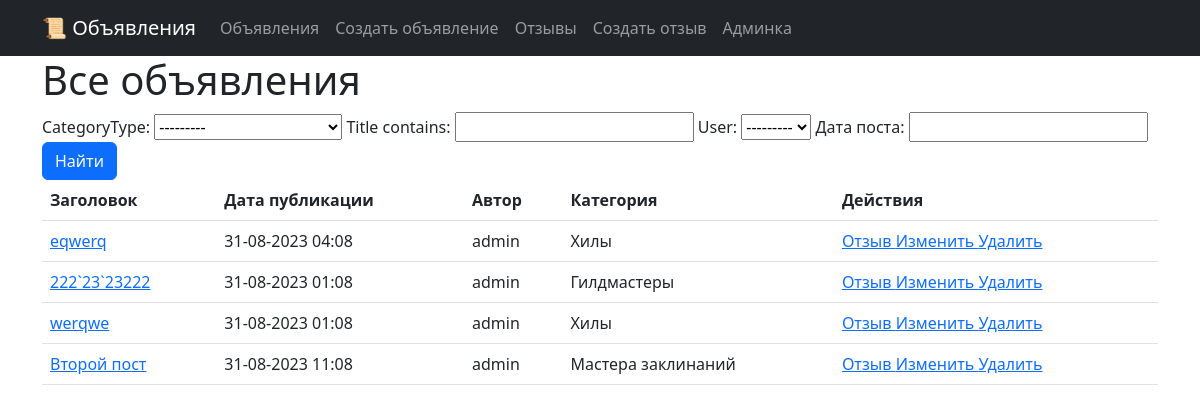
The page / on the database its author committed.
### boardapp/models.py (models this page shows, shortened)
class Post(models.Model):
    user = models.ForeignKey(User, on_delete=models.CASCADE, related_name='user_posts')
    title = models.CharField(max_length=128)
    content = models.TextField()
    dateCreation = models.DateTimeField(auto_now_add=True)
    TANK = 'TK'
    HEAL = 'HL'
    DD = 'DD'
    MERCHANT = 'MC'
    GUILDMASTER = 'GM'
    QUESTGIVER = 'QG'
    BLACKSMITH = 'BS'
    LEATHERWORKER = 'LW'
    POTIONSMASTER = 'PM'
    SPELLMASTER = 'SM'
    CATEGORY_CHOICES = (
        (TANK, 'Танки'),
        (HEAL, 'Хилы'),
        (DD, 'ДД'),
        (MERCHANT, 'Торговцы'),
        (GUILDMASTER, 'Гилдмастеры'),
        (QUESTGIVER, 'Квестгиверы'),
        (BLACKSMITH, 'Кузнецы'),
        (LEATHERWORKER, 'Кожевники'),
        (POTIONSMASTER, 'Зельевары'),
        (SPELLMASTER, 'Мастера заклинаний'),
    )
    categoryType = models.CharField(max_length=2, choices=CATEGORY_CHOICES)

### boardapp/views.py (the view)
# urls.py: path('', PostList.as_view(), name='posts_start'),
class PostList(ListView):
    model = Post
    template_name='boardapp/postlist.html'
    context_object_name='posts'
    ordering = ['-dateCreation'] # сортировка с помощью дженерика
    paginate_by = 10
    def get_context_data(self, **kwargs): # забираем отфильтрованные объекты переопределяя метод get_context_data у наследуемого класса (привет, полиморфизм, мы скучали!!!)
        context = super().get_context_data(**kwargs)
        context['filter'] = PostFilter(self.request.GET, queryset=self.get_queryset()) # вписываем наш фильтр в контекст
        return context

### boardapp/templates/boardapp/postlist.html (shortened to what this page needs)
{% extends 'layout/default.html' %}
{% block content %}
    <h1>Все объявления</h1>
    <form method="GET">
        {{ filter.form }}
        <input class="btn btn-primary" type="submit" value="Найти">
    </form>
    {% if posts %}
        <table  class="table table-hover">
            <tr>
                <th scope="col">
                    Заголовок
                </th>
                <th scope="col">
                    Дата публикации
                </th>
                <th scope="col">
                    Автор
                </th>
                <th scope="col">
                    Категория
                </th>
                <th scope="col">
                    Действия
                </th>
            </tr>
            {% for p in filter.qs %}
            <tr>
                <td>
                    <a href="{% url 'post_detail' p.id %}">
                        {{p.title}}
                    </a>
                </td>
                <td>
                    {{p.dateCreation|date:'d-m-Y h:m'}}
                </td>
                <td>
                    {{p.user.username}}
                </td>
                <td>
                    {{p.get_categoryType_display}}
                </td>
                <td>
                    <a href="">
                        Отзыв
                    </a>
                    <a href="{% url 'post_update' p.id %}">
                        Изменить
                    </a>
                    <a href="{% url 'post_delete' p.id %}">
                        Удалить
                    </a>
                </td>
            </tr>
            {% endfor %}
        </table>
        {% else %}
        <h3>Нет объявлений</h3>
    {% endif %}
{% endblock content %}

### rows shown on the page
Post: title "eqwerq", dateCreation "31-08-2023 04:08", user.username "admin", categoryType "Хилы"
Post: title "222`23`23222", dateCreation "31-08-2023 01:08", user.username "admin", categoryType "Гилдмастеры"
Post: title "werqwe", dateCreation "31-08-2023 01:08", user.username "admin", categoryType "Хилы"
Post: title "Второй пост", dateCreation "31-08-2023 11:08", user.username "admin", categoryType "Мастера заклинаний"
